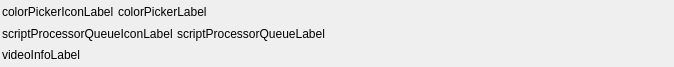
<?xml version="1.0" encoding="UTF-8"?>
<ui version="4.0">
 <class>ScriptStatusBarWidget</class>
 <widget class="QWidget" name="ScriptStatusBarWidget">
  <property name="geometry">
   <rect>
    <x>0</x>
    <y>0</y>
    <width>674</width>
    <height>67</height>
   </rect>
  </property>
  <property name="sizePolicy">
   <sizepolicy hsizetype="Preferred" vsizetype="Minimum">
    <horstretch>0</horstretch>
    <verstretch>0</verstretch>
   </sizepolicy>
  </property>
  <property name="maximumSize">
   <size>
    <width>16777215</width>
    <height>100</height>
   </size>
  </property>
  <property name="windowTitle">
   <string>Form</string>
  </property>
  <layout class="QVBoxLayout" name="verticalLayout">
   <property name="spacing">
    <number>2</number>
   </property>
   <property name="leftMargin">
    <number>2</number>
   </property>
   <property name="topMargin">
    <number>2</number>
   </property>
   <property name="rightMargin">
    <number>2</number>
   </property>
   <property name="bottomMargin">
    <number>2</number>
   </property>
   <item>
    <widget class="QWidget" name="colorPickerWidget" native="true">
     <layout class="QHBoxLayout" name="horizontalLayout">
      <property name="spacing">
       <number>4</number>
      </property>
      <property name="leftMargin">
       <number>0</number>
      </property>
      <property name="topMargin">
       <number>0</number>
      </property>
      <property name="rightMargin">
       <number>0</number>
      </property>
      <property name="bottomMargin">
       <number>0</number>
      </property>
      <item>
       <widget class="QLabel" name="colorPickerIconLabel">
        <property name="text">
         <string>colorPickerIconLabel</string>
        </property>
       </widget>
      </item>
      <item>
       <widget class="QLabel" name="colorPickerLabel">
        <property name="text">
         <string>colorPickerLabel</string>
        </property>
       </widget>
      </item>
      <item>
       <spacer name="horizontalSpacer_2">
        <property name="orientation">
         <enum>Qt::Horizontal</enum>
        </property>
        <property name="sizeHint" stdset="0">
         <size>
          <width>486</width>
          <height>20</height>
         </size>
        </property>
       </spacer>
      </item>
     </layout>
    </widget>
   </item>
   <item>
    <widget class="QWidget" name="scriptProcessonInfoPanel" native="true">
     <layout class="QHBoxLayout" name="horizontalLayout_2">
      <property name="spacing">
       <number>4</number>
      </property>
      <property name="leftMargin">
       <number>0</number>
      </property>
      <property name="topMargin">
       <number>0</number>
      </property>
      <property name="rightMargin">
       <number>0</number>
      </property>
      <property name="bottomMargin">
       <number>0</number>
      </property>
      <item>
       <widget class="QLabel" name="scriptProcessorQueueIconLabel">
        <property name="text">
         <string>scriptProcessorQueueIconLabel</string>
        </property>
       </widget>
      </item>
      <item>
       <widget class="QLabel" name="scriptProcessorQueueLabel">
        <property name="text">
         <string>scriptProcessorQueueLabel</string>
        </property>
       </widget>
      </item>
      <item>
       <spacer name="horizontalSpacer">
        <property name="orientation">
         <enum>Qt::Horizontal</enum>
        </property>
        <property name="sizeHint" stdset="0">
         <size>
          <width>268</width>
          <height>20</height>
         </size>
        </property>
       </spacer>
      </item>
     </layout>
    </widget>
   </item>
   <item>
    <widget class="QLabel" name="videoInfoLabel">
     <property name="text">
      <string>videoInfoLabel</string>
     </property>
     <property name="textInteractionFlags">
      <set>Qt::LinksAccessibleByMouse|Qt::TextSelectableByMouse</set>
     </property>
    </widget>
   </item>
  </layout>
 </widget>
 <resources/>
 <connections/>
</ui>
